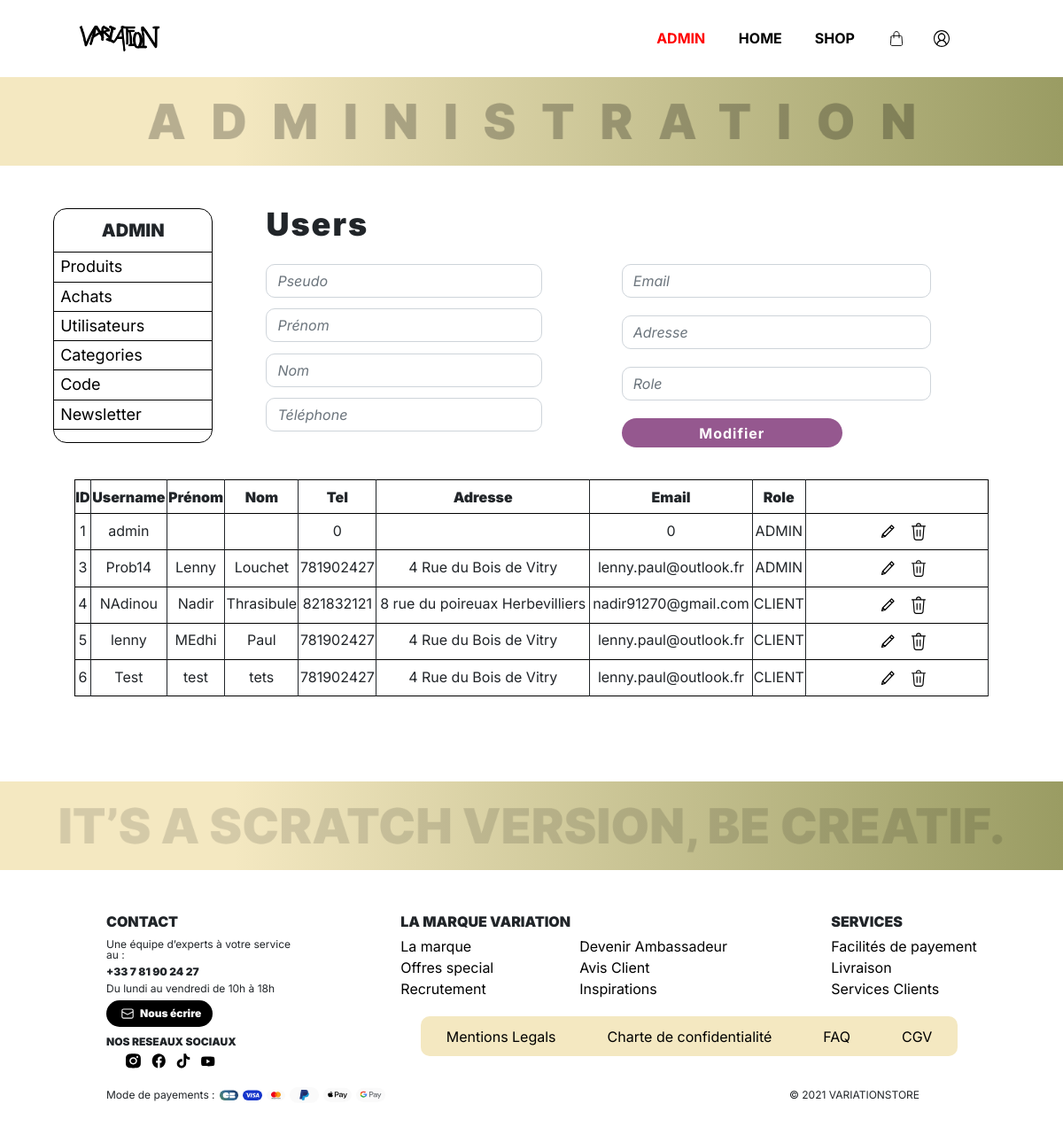
Page /index.php?p=admin.users.index (signed in) on the committed database.
### tables this page shows
CREATE TABLE `users` (
  `id` int(11) NOT NULL,
  `username` varchar(255) NOT NULL,
  `prenom` varchar(255) DEFAULT NULL,
  `nom` varchar(255) NOT NULL,
  `tel` int(11) NOT NULL,
  `adresse` varchar(255) NOT NULL,
  `password` char(40) DEFAULT NULL,
  `email` varchar(255) NOT NULL,
  `role` varchar(255) NOT NULL
);

### core/Controller/Controller.php (called while the page is built, shortened)
<?php
class Controller{
    protected $viewPath;
    protected function render($view, $variables = []){
        extract($variables);
        require($this->viewPath . str_replace('.', '/', $view) . '.php');
    }
}

### app/Controller/Admin/UsersController.php (called while the page is built, shortened)
<?php
class UsersController extends AppController{
    public function index(){
        $users = $this->Users->last();
        if(!empty($_POST)){
            $form = new BootstrapForm($_POST);
        }else{
            $form = new BootstrapForm();
        }
        $this->render('admin.users.index', compact('users','form'));
    }
}

### public/index.php (called while the page is built, shortened)
<?php
if(isset($_GET['p'])){
    $page = $_GET['p'];
}else{
    $page = 'acceuil.index';
}
$page = explode('.', $page);
if($page[0] == 'admin'){
    $action = $page[2];
} else{
    $controller = '\App\Controller\\' . ucfirst($page[0]) . 'Controller';
    $action = $page[1];
}
$controller = new $controller();
$controller->$action();

### core/Autoloader.php (called while the page is built, shortened)
<?php
class Autoloader{
    static function autoload($class){
        if (strpos($class, __NAMESPACE__ . '\\') === 0){
            $class = str_replace(__NAMESPACE__ . '\\', '', $class);
            $class = str_replace('\\', '/', $class);
        }
    }
}

### core/Table/Table.php (called while the page is built, shortened)
<?php
class Table
{
    protected $db;
    public function __construct(Database $db)
    {
        $this->db = $db;
    }
    public function query($statement, $attributes = null, $one = false){
        if($attributes){
            return $this->db->prepare(
                $statement,
                $attributes,
                str_replace('Table', 'Entity', get_class($this)),
                $one
            );
        } else {
            return $this->db->query(
                $statement,
                str_replace('Table', 'Entity', get_class($this)),
                $one
            );
        }
    }
}

### core/Database/MysqlDatabase.php (called while the page is built, shortened)
<?php
class MysqlDatabase extends Database{
    private $db_name;
    private $db_user;
    private $db_pass;
    private $db_host;
    private $pdo;
    public function __construct($db_name, $db_user = 'root', $db_pass = 'root', $db_host = 'localhost'){
        $this->db_name = $db_name;
        $this->db_user = $db_user;
        $this->db_pass = $db_pass;
        $this->db_host = $db_host;
    }
    private function getPDO(){
        if($this->pdo === null){
            $pdo = new PDO('mysql:dbname=' . $this->db_name . ';host=' . $this->db_host, $this->db_user, $this->db_pass);
            $pdo->setAttribute(PDO::ATTR_ERRMODE, PDO::ERRMODE_EXCEPTION);
            $this->pdo = $pdo;
        }
        return $this->pdo;
    }
    public function query($statement, $class_name = null, $one = false){
        $req = $this->getPDO()->query($statement);
        if($class_name === null){
            $req->setFetchMode(PDO::FETCH_OBJ);
        } else {
            $req->setFetchMode(PDO::FETCH_CLASS, $class_name);
        }
        if($one) {
            $datas = $req->fetch();
        } else {
            $datas = $req->fetchAll();
        }
        return $datas;
    }
}

### app/Table/UsersTable.php (called while the page is built, shortened)
<?php
class UsersTable extends Table{
    public function last(){
        return $this->query("
            SELECT *
            FROM users
            ORDER BY users.id");
    }
}

### app/Autoloader.php (called while the page is built, shortened)
<?php
class Autoloader{
    static function autoload($class){
        if (strpos($class, __NAMESPACE__ . '\\') === 0){
            $class = str_replace(__NAMESPACE__ . '\\', '', $class);
            $class = str_replace('\\', '/', $class);
        }
    }
}

### app/Views/admin/users/index.php (the view)
<section>
        <div class='bandeauAdmin'>
        </div>
</section>
<section class='topAdmin'>
    <div class='adminNav'>
        <h2><strong>ADMIN</strong></h2>
        <ul>
            <li class='adminLi'><a href="?p=admin.produits.index">Produits</a></li>
            <li class='adminLi'><a href="?p=commande.adminIndex">Achats</a></li>
            <li class='adminLi'><a href="?p=admin.users.index">Utilisateurs</a></li>
            <li class='adminLi'><a href="?p=admin.categories.index">Categories</a></li>
            <li class='adminLi'><a href="?p=admin.code.index">Code</a></li>
            <li class='adminLi'><a href="http://127.0.0.1:5000/">Newsletter</a></li>
            <li><a href=""></a></li>
        </ul>
    </div>
    <div class='formAdmin'>
        <h1><strong>Users</strong></h1>
        <form method="post" enctype="multipart/form-data">
                <div class='adminFormLeft'>
                    <?= $form->input('username', 'Pseudo'); ?>
                    <?= $form->input('prenom', 'Prénom'); ?>
                    <?= $form->input('nom', 'Nom'); ?>
                    <?= $form->input('tel', 'Téléphone', ['type' => 'text', 'maxlength' => '10']); ?>
                </div>
                <div class='adminFormRight  adminUserFormRight'>
                    <?= $form->input('email', 'Email', ['type' => 'email']); ?>
                    <?= $form->input('adresse', 'Adresse', ['type' => 'adress']); ?>
                    <?= $form->input('role', 'Role'); ?>
                    <button class="btn btn-primary">Modifier</button>
                </div>
</section>
<table>
    <thead>
    <tr>
        <td><strong>ID</strong></td>
        <td><strong>Username</strong></td>
        <td><strong>Prénom</strong></td>
        <td><strong>Nom</strong></td>
        <td><strong>Tel</strong></td>
        <td><strong>Adresse</strong></td>
        <td><strong>Email</strong></td>
        <td><strong>Role</strong></td>
    </tr>
    </thead>
    <tbody>
        <?php foreach($users as $user): ?>
        <tr>
            <td><?= $user->id; ?></td>
            <td><?= $user->username; ?></td>
            <td><?= $user->prenom; ?></td>
            <td><?= $user->nom; ?></td>
            <td><?= $user->tel; ?></td>
            <td><?= $user->adresse; ?></td>
            <td><?= $user->email; ?></td>
            <td>
                <?php
                if($user->role == 'ROLE_ADMIN'){
                    echo 'ADMIN';
                }else{
                    echo 'CLIENT';
                }
                ?>
                </td>
            <td width = '20%'  >
                <a  style='widht:100%;'class="btn-edit" href="?p=admin.users.edit&id=<?= $user->id; ?>"><img  src="asset/icon/edit.svg" alt=""></a>
                <a class="btn-edit" href="?p=admin.users.delete&id=<?= $user->id; ?>"><img  src="asset/icon/delete.svg" alt=""></a>
            </td>
        </tr>
        <?php endforeach; ?>
    </tbody>
</table>
<section>
        <div class='bandeau'>
        </div>
</section>

### public/css/main.css (style rules this page uses)
html, body, div, span, applet, object, iframe, h1, h2, h3, h4, h5, h6, p, blockquote, pre, a, abbr, acronym, address, big, cite, code, del, dfn, em, img, ins, kbd, q, s, samp, small, strike, strong, sub, sup, tt, var, b, u, i, center, dl, dt, dd, ol, ul, li, fieldset, form, label, legend, table, caption, tbody, tfoot, thead, tr, th, td, article, aside, canvas, details, embed, figure, figcaption, footer, header, hgroup, menu, nav, output, ruby, section, summary, time, mark, audio, video { margin: 0; padding: 0; border: 0; font-size: 100%; font: inherit; vertical-align: baseline; box-sizing: border-box; }
article, aside, details, figcaption, figure, footer, header, hgroup, menu, nav, section { display: block; }
body { line-height: 1; }
ol, ul { list-style: none; }
table { border-collapse: collapse; border-spacing: 0; }
img, video { width: 100%; vertical-align: middle; }
.btn-primary { width: 40%; background-color: #95588f; border: none; padding: 2%; border-radius: 20px; color: white; letter-spacing: 1px; font-weight: bold; }
a { color: black; text-decoration: none; }
body { font-family: "Inter"; font-size: 16px; }
strong { font-weight: 900; }
h1 { font-size: 32px; margin-bottom: 3%; letter-spacing: 2px; }
table { border: solid 1px black; margin-top: 3%; border-radius: 15px; margin-left: 7%; margin-right: 7%; width: 86%; display: table; margin-bottom: 8%; }
table tr { padding: 4%; }
table tr td { padding-top: 1%; padding-bottom: 1%; border-right: solid 1px; text-align: center; border-top: solid 1px black; }
table .btn-edit { margin-left: 7%; }
table .btn-edit img { width: 8%; }
.bandeauAdmin { height: 100px; width: 100%; background-image: url("../asset/img/administration.png"), linear-gradient(90deg, rgb(244, 232, 193) 22%, rgb(154, 156, 99) 100%); background-size: contain; background-repeat: no-repeat; background-position: center; }
.topAdmin { display: flex; flex-direction: row; margin-top: 4%; }
.topAdmin .adminNav { margin-left: 5%; display: flex; flex-direction: column; border: solid 1px black; border-radius: 15px; width: 20%; text-align: center; height: -webkit-fit-content; height: -moz-fit-content; height: fit-content; position: -webkit-sticky; position: sticky; top: 10%; }
.topAdmin .adminNav h2 { font-size: 20px; padding: 8% 8%; }
.topAdmin .adminNav ul li { font-size: 18px; border-top: solid 1px black; text-align: start; padding: 4% 4%; }
.topAdmin .adminNav ul li a { width: 20%; color: black; }
.topAdmin .formAdmin { margin-left: 5%; width: 100%; }
.topAdmin .formAdmin h1 { font-size: 36px; }
.topAdmin .formAdmin form { display: flex; flex-direction: row; gap: 10%; }
.topAdmin .formAdmin form .adminFormRight { width: 80%; }
.topAdmin .formAdmin form button { padding: 1%; width: 10%; }
.topAdmin .formAdmin div { width: 50%; }
.topAdmin .formAdmin div button { width: 50%; }
.bandeau { height: 100px; width: 100%; background-image: url("../asset/img/bandeau.png"), linear-gradient(90deg, rgb(244, 232, 193) 22%, rgb(154, 156, 99) 100%); background-size: contain; background-repeat: no-repeat; background-position: center; }

### rows in the picture
users: id "1", username "admin", tel "0", email "0", role "ADMIN"
users: id "3", username "Prob14", prenom "Lenny", nom "Louchet", tel "781902427", adresse "4 Rue du Bois de Vitry", email "lenny.paul@outlook.fr", role "ADMIN"
users: id "4", username "NAdinou", prenom "Nadir", nom "Thrasibule", tel "821832121", adresse "8 rue du poireuax Herbevilliers", email "nadir91270@gmail.com", role "CLIENT"
users: id "5", username "lenny", prenom "MEdhi", nom "Paul", tel "781902427", adresse "4 Rue du Bois de Vitry", email "lenny.paul@outlook.fr", role "CLIENT"
users: id "6", username "Test", prenom "test", nom "tets", tel "781902427", adresse "4 Rue du Bois de Vitry", email "lenny.paul@outlook.fr", role "CLIENT"
